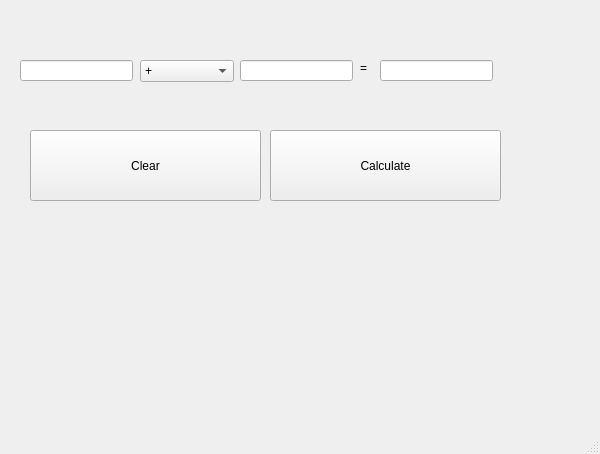
<?xml version="1.0" encoding="UTF-8"?>
<ui version="4.0">
 <class>MainWindow</class>
 <widget class="QMainWindow" name="MainWindow">
  <property name="geometry">
   <rect>
    <x>0</x>
    <y>0</y>
    <width>600</width>
    <height>454</height>
   </rect>
  </property>
  <property name="cursor">
   <cursorShape>CrossCursor</cursorShape>
  </property>
  <property name="windowTitle">
   <string>MainWindow</string>
  </property>
  <property name="autoFillBackground">
   <bool>false</bool>
  </property>
  <widget class="QWidget" name="centralwidget">
   <widget class="QLineEdit" name="value">
    <property name="geometry">
     <rect>
      <x>20</x>
      <y>60</y>
      <width>113</width>
      <height>21</height>
     </rect>
    </property>
   </widget>
   <widget class="QLineEdit" name="value2">
    <property name="geometry">
     <rect>
      <x>240</x>
      <y>60</y>
      <width>113</width>
      <height>21</height>
     </rect>
    </property>
   </widget>
   <widget class="QComboBox" name="comboBox">
    <property name="geometry">
     <rect>
      <x>140</x>
      <y>60</y>
      <width>94</width>
      <height>22</height>
     </rect>
    </property>
    <item>
     <property name="text">
      <string>+</string>
     </property>
    </item>
    <item>
     <property name="text">
      <string>-</string>
     </property>
    </item>
    <item>
     <property name="text">
      <string>*</string>
     </property>
    </item>
    <item>
     <property name="text">
      <string>/</string>
     </property>
    </item>
   </widget>
   <widget class="QLabel" name="label">
    <property name="geometry">
     <rect>
      <x>360</x>
      <y>60</y>
      <width>21</width>
      <height>16</height>
     </rect>
    </property>
    <property name="text">
     <string>=</string>
    </property>
   </widget>
   <widget class="QLineEdit" name="result">
    <property name="geometry">
     <rect>
      <x>380</x>
      <y>60</y>
      <width>113</width>
      <height>21</height>
     </rect>
    </property>
   </widget>
   <widget class="QPushButton" name="clear">
    <property name="geometry">
     <rect>
      <x>30</x>
      <y>130</y>
      <width>231</width>
      <height>71</height>
     </rect>
    </property>
    <property name="text">
     <string>Clear</string>
    </property>
   </widget>
   <widget class="QPushButton" name="calculator_bt">
    <property name="geometry">
     <rect>
      <x>270</x>
      <y>130</y>
      <width>231</width>
      <height>71</height>
     </rect>
    </property>
    <property name="text">
     <string>Calculate</string>
    </property>
   </widget>
  </widget>
  <widget class="QStatusBar" name="statusbar"/>
 </widget>
 <resources/>
 <connections>
  <connection>
   <sender>clear</sender>
   <signal>clicked()</signal>
   <receiver>value</receiver>
   <slot>clear()</slot>
   <hints>
    <hint type="sourcelabel">
     <x>142</x>
     <y>191</y>
    </hint>
    <hint type="destinationlabel">
     <x>44</x>
     <y>70</y>
    </hint>
   </hints>
  </connection>
  <connection>
   <sender>clear</sender>
   <signal>clicked()</signal>
   <receiver>value2</receiver>
   <slot>clear()</slot>
   <hints>
    <hint type="sourcelabel">
     <x>204</x>
     <y>139</y>
    </hint>
    <hint type="destinationlabel">
     <x>264</x>
     <y>68</y>
    </hint>
   </hints>
  </connection>
  <connection>
   <sender>clear</sender>
   <signal>clicked()</signal>
   <receiver>result</receiver>
   <slot>clear()</slot>
   <hints>
    <hint type="sourcelabel">
     <x>173</x>
     <y>132</y>
    </hint>
    <hint type="destinationlabel">
     <x>419</x>
     <y>74</y>
    </hint>
   </hints>
  </connection>
 </connections>
</ui>
